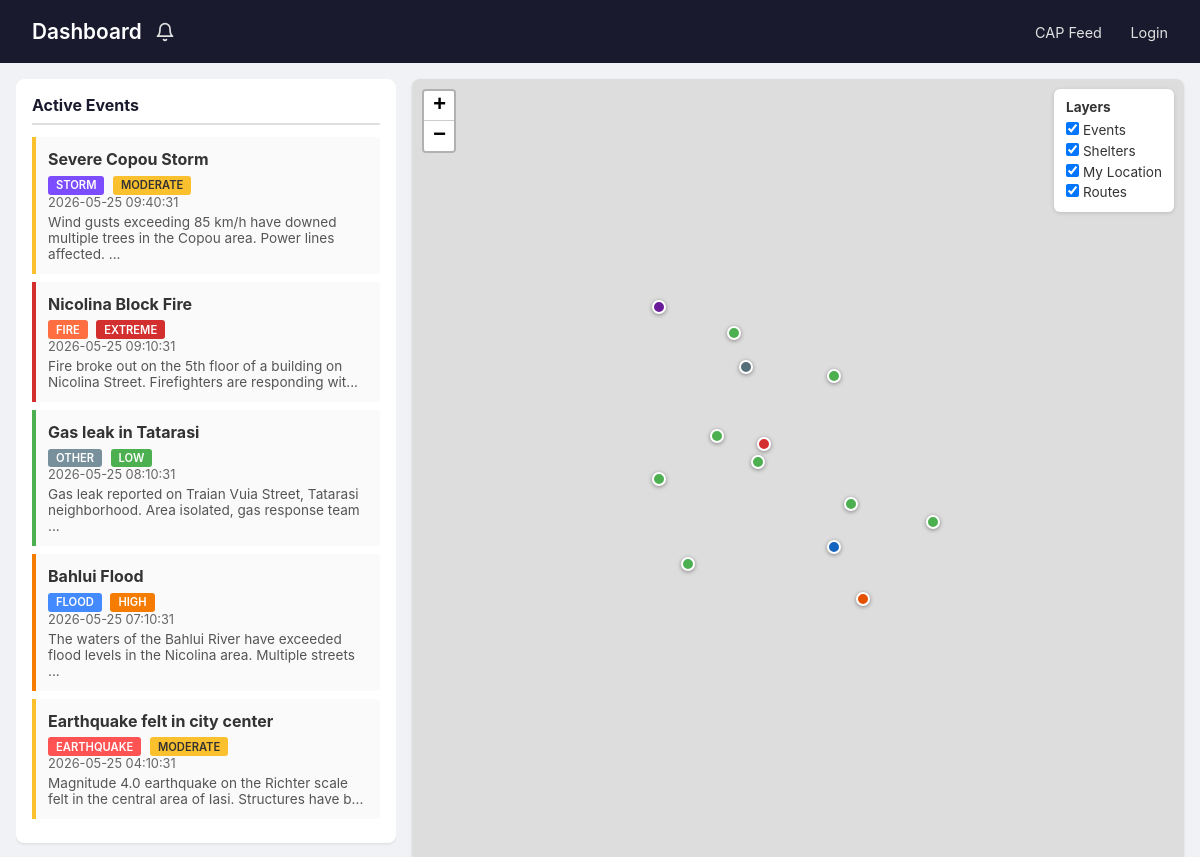
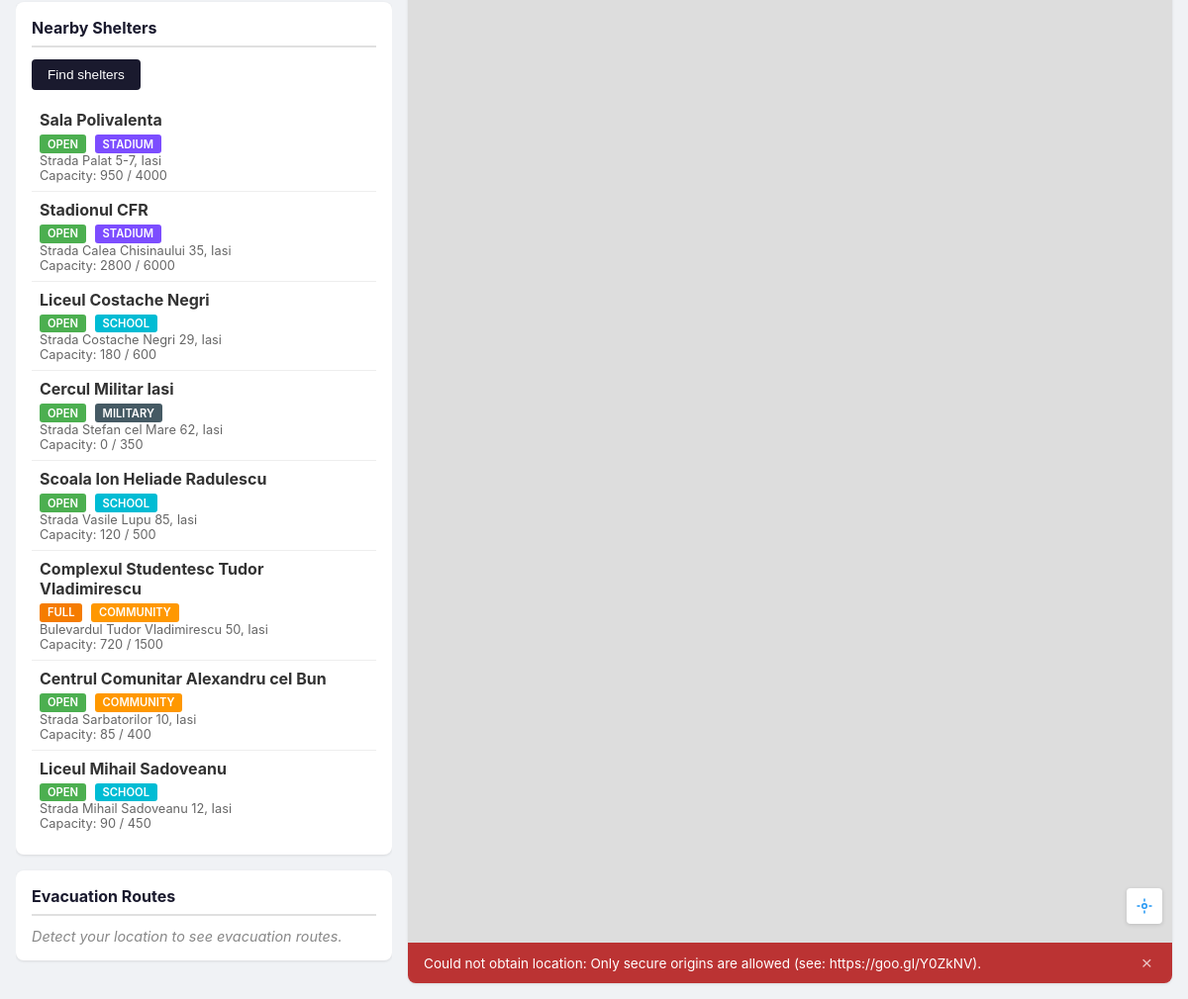
/dashboard, run on the app's committed database (2 pictures, top to bottom).
### tables this page shows
CREATE TABLE IF NOT EXISTS emergency_events (
    id              INT UNSIGNED NOT NULL AUTO_INCREMENT,
    event_type      ENUM('earthquake', 'flood', 'fire', 'storm', 'other') NOT NULL,
    title           VARCHAR(255) NOT NULL,
    description     TEXT,
    severity        ENUM('low', 'moderate', 'high', 'extreme') NOT NULL DEFAULT 'moderate',
    latitude        DECIMAL(10, 7),
    longitude       DECIMAL(10, 7),
    status          ENUM('active', 'resolved') NOT NULL DEFAULT 'active',
    started_at      TIMESTAMP NOT NULL DEFAULT CURRENT_TIMESTAMP,
    resolved_at     TIMESTAMP NULL DEFAULT NULL,
    created_at      TIMESTAMP NOT NULL DEFAULT CURRENT_TIMESTAMP,
    updated_at      TIMESTAMP NOT NULL DEFAULT CURRENT_TIMESTAMP ON UPDATE CURRENT_TIMESTAMP,
PRIMARY KEY (id));

CREATE TABLE IF NOT EXISTS shelters (
    id              INT UNSIGNED        NOT NULL AUTO_INCREMENT,
    name            VARCHAR(255)        NOT NULL,
    address         VARCHAR(500)        NOT NULL,
    latitude        DECIMAL(10, 7)      NOT NULL,
    longitude       DECIMAL(10, 7)      NOT NULL,
    geom_point      POINT               NOT NULL,
    capacity        INT UNSIGNED        NOT NULL DEFAULT 0,
    current_occupancy INT UNSIGNED      NOT NULL DEFAULT 0,
    shelter_type    ENUM('stadium', 'school', 'military', 'community', 'other') NOT NULL DEFAULT 'community',
    status          ENUM('open', 'full', 'closed') NOT NULL DEFAULT 'open',
    contact_phone   VARCHAR(30)         DEFAULT NULL,
    notes           TEXT                DEFAULT NULL,
    created_at      TIMESTAMP           NOT NULL DEFAULT CURRENT_TIMESTAMP,
    updated_at      TIMESTAMP           NOT NULL DEFAULT CURRENT_TIMESTAMP ON UPDATE CURRENT_TIMESTAMP,
    PRIMARY KEY (id),
    SPATIAL INDEX idx_shelters_geom (geom_point),
    INDEX idx_shelters_status (status)
);

### models/Event.php (called while the page is built, shortened)
<?php
class Event
{
    private $mysql;
    public function __construct($mysql)
    {
        $this->mysql = $mysql;
    }
    public function getActive()
    {
        if (
            !($stmt = $this->mysql->prepare(
                "SELECT id, event_type, title, description, severity, latitude, longitude, status, started_at
             FROM emergency_events
             WHERE status = 'active'
             ORDER BY started_at DESC"
            ))
        ) {
            return [false, 'Error preparing query: ' . $this->mysql->error];
        }
        if (!$stmt->execute()) {
            return [false, 'Error executing query: ' . $this->mysql->error];
        }
        if (!($result = $stmt->get_result())) {
            return [false, 'Error retrieving result: ' . $this->mysql->error];
        }
        $events = [];
        while ($row = $result->fetch_assoc()) {
            $events[] = $row;
        }
        return [true, $events];
    }
}

### models/Shelter.php (called while the page is built, shortened)
<?php
class Shelter
{
    private $mysql;
    public function __construct($mysql)
    {
        $this->mysql = $mysql;
    }
    public function getAll()
    {
        if (
            !($stmt = $this->mysql->prepare(
                "SELECT id, name, address, latitude, longitude, capacity, current_occupancy, shelter_type, status, contact_phone, notes
             FROM shelters WHERE status != 'closed'"
            ))
        ) {
            return [false, 'Error preparing query: ' . $this->mysql->error];
        }
        if (!$stmt->execute()) {
            return [false, 'Error executing query: ' . $this->mysql->error];
        }
        if (!($result = $stmt->get_result())) {
            return [false, 'Error retrieving result: ' . $this->mysql->error];
        }
        $shelters = [];
        while ($row = $result->fetch_assoc()) {
            $shelters[] = $row;
        }
        return [true, $shelters];
    }
}

### views/PublicDashboard.php (the view, shortened to what this page needs)
<!DOCTYPE html>
<html lang="en">
<head>
    <link rel="stylesheet" href="https://unpkg.com/leaflet@1.9.4/dist/leaflet.css" />
    <link rel="stylesheet" href="dashboard.css">
</head>
<body>
    <header class="dashboard-header">
        <div class="header-top">
            <div class="header-brand">
                <h1>Dashboard</h1>
                <div class="notification-wrapper">
                    <button id="notificationBell" class="notification-bell" aria-label="Notifications">
                        <svg width="20" height="20" viewBox="0 0 24 24" fill="none" stroke="currentColor" stroke-width="2" stroke-linecap="round" stroke-linejoin="round">
                            <path d="M18 8A6 6 0 0 0 6 8c0 7-3 9-3 9h18s-3-2-3-9"/>
                            <path d="M13.73 21a2 2 0 0 1-3.46 0"/>
                        </svg>
                    </button>
                </div>
            </div>
        </div>
        <nav id="headerNav">
            <a href="cap-feed" target="_blank">CAP Feed</a>
            <?php if ($isLoggedIn): ?>
                <a class="logged-in" href="login">Logged in as <?php echo htmlspecialchars($username); ?></a>
            <?php else: ?>
                <a href="login">Login</a>
            <?php endif; ?>
        </nav>
    </header>
    <main class="dashboard-main">
        <div class="dashboard-content">
            <div class="sidebar">
                <section class="panel">
                    <h2>Active Events</h2>
                    <?php if (empty($events)): ?>
                        <p class="empty-state">No active emergencies.</p>
                    <?php else: ?>
                        <ul class="event-list">
                            <?php foreach ($events as $event): ?>
                                <li class="event-item severity-<?php echo htmlspecialchars($event['severity']); ?>"
                                    data-lat="<?php echo htmlspecialchars($event['latitude']); ?>"
                                    data-lng="<?php echo htmlspecialchars($event['longitude']); ?>">
                                    <strong><?php echo htmlspecialchars($event['title']); ?></strong>
                                    <span class="badge badge-<?php echo htmlspecialchars($event['event_type']); ?>">
                                        <?php echo htmlspecialchars($event['event_type']); ?>
                                    </span>
                                    <span class="badge badge-severity-<?php echo htmlspecialchars($event['severity']); ?>">
                                        <?php echo htmlspecialchars($event['severity']); ?>
                                    </span>
                                    <small><?php echo htmlspecialchars($event['started_at']); ?></small>
                                    <p><?php echo htmlspecialchars(mb_strimwidth($event['description'] ?? '', 0, 100, '...')); ?>
                                    </p>
                                </li>
                            <?php endforeach; ?>
                        </ul>
                    <?php endif; ?>
                </section>
                <section class="panel">
                    <h2>Nearby Shelters</h2>
                    <div class="location-controls">
                        <button id="locateBtn" class="btn">Find shelters</button>
                    </div>
                    <div id="shelterList" class="shelter-list">
                        <?php foreach ($shelters as $shelter): ?>
                            <div class="shelter-item" data-lat="<?php echo htmlspecialchars($shelter['latitude']); ?>"
                                data-lng="<?php echo htmlspecialchars($shelter['longitude']); ?>"
                                data-id="<?php echo htmlspecialchars($shelter['id']); ?>">
                                <strong><?php echo htmlspecialchars($shelter['name']); ?></strong>
                                <span class="badge badge-status-<?php echo htmlspecialchars($shelter['status']); ?>">
                                    <?php echo htmlspecialchars($shelter['status']); ?>
                                </span>
                                <span class="badge badge-type-<?php echo htmlspecialchars($shelter['shelter_type']); ?>">
                                    <?php echo htmlspecialchars($shelter['shelter_type']); ?>
                                </span>
                                <small><?php echo htmlspecialchars($shelter['address']); ?></small>
                                <small>Capacity:
                                    <?php echo htmlspecialchars($shelter['current_occupancy'] . ' / ' . $shelter['capacity']); ?></small>
                            </div>
                        <?php endforeach; ?>
                    </div>
                </section>
                <section class="panel">
                    <h2>Evacuation Routes</h2>
                    <div id="routeList" class="route-list">
                        <p class="empty-state">Detect your location to see evacuation routes.</p>
                    </div>
                </section>
            </div>
            <div class="map-container">
                <div id="map"></div>
                <div id="layerControls" class="layer-controls">
                    <strong>Layers</strong>
                    <label><input type="checkbox" id="toggleEvents" checked> Events</label>
                    <label><input type="checkbox" id="toggleShelters" checked> Shelters</label>
                    <label><input type="checkbox" id="toggleUser" checked> My Location</label>
                    <label><input type="checkbox" id="toggleRoutes" checked> Routes</label>
                </div>
                <button id="centerOnMe" class="map-btn center-on-me-btn" title="Center on my location">
                    <svg width="18" height="18" viewBox="0 0 24 24" fill="none" stroke="currentColor" stroke-width="2">
                        <circle cx="12" cy="12" r="3" />
                        <path d="M12 2v4M12 18v4M2 12h4M18 12h4" />
                    </svg>
                </button>
                <div id="locationBanner" class="location-banner location-banner--hidden">
                    <span id="locationBannerText">Obtaining location...</span>
                    <button class="location-banner-close"
                        onclick="document.querySelector('#locationBanner').classList.add('location-banner--hidden')">&times;</button>
                </div>
            </div>
        </div>
    </main>
</body>
</html>

### data on the page
emergency_events: title "Severe Copou Storm", event_type "STORM", severity "MODERATE", started_at "2026-05-25 09:40:31", description "Wind gusts exceeding 85 km/h have downed multiple trees in the Copou area. Power lines affected. ..."
emergency_events: title "Nicolina Block Fire", event_type "FIRE", severity "EXTREME", started_at "2026-05-25 09:10:31", description "Fire broke out on the 5th floor of a building on Nicolina Street. Firefighters are responding wit..."
emergency_events: title "Gas leak in Tatarasi", event_type "OTHER", severity "LOW", started_at "2026-05-25 08:10:31", description "Gas leak reported on Traian Vuia Street, Tatarasi neighborhood. Area isolated, gas response team ..."
emergency_events: title "Bahlui Flood", event_type "FLOOD", severity "HIGH", started_at "2026-05-25 07:10:31", description "The waters of the Bahlui River have exceeded flood levels in the Nicolina area. Multiple streets ..."
emergency_events: title "Earthquake felt in city center", event_type "EARTHQUAKE", severity "MODERATE", started_at "2026-05-25 04:10:31", description "Magnitude 4.0 earthquake on the Richter scale felt in the central area of Iasi. Structures have b..."
shelters: name "Sala Polivalenta", status "OPEN", shelter_type "STADIUM", address "Strada Palat 5-7, Iasi", current_occupancy+capacity "950 / 4000"
shelters: name "Stadionul CFR", status "OPEN", shelter_type "STADIUM", address "Strada Calea Chisinaului 35, Iasi", current_occupancy+capacity "2800 / 6000"
shelters: name "Liceul Costache Negri", status "OPEN", shelter_type "SCHOOL", address "Strada Costache Negri 29, Iasi", current_occupancy+capacity "180 / 600"
shelters: name "Cercul Militar Iasi", status "OPEN", shelter_type "MILITARY", address "Strada Stefan cel Mare 62, Iasi", current_occupancy+capacity "0 / 350"
shelters: name "Scoala Ion Heliade Radulescu", status "OPEN", shelter_type "SCHOOL", address "Strada Vasile Lupu 85, Iasi", current_occupancy+capacity "120 / 500"
shelters: name "Complexul Studentesc Tudor Vladimirescu", status "FULL", shelter_type "COMMUNITY", address "Bulevardul Tudor Vladimirescu 50, Iasi", current_occupancy+capacity "720 / 1500"
shelters: name "Centrul Comunitar Alexandru cel Bun", status "OPEN", shelter_type "COMMUNITY", address "Strada Sarbatorilor 10, Iasi", current_occupancy+capacity "85 / 400"
shelters: name "Liceul Mihail Sadoveanu", status "OPEN", shelter_type "SCHOOL", address "Strada Mihail Sadoveanu 12, Iasi", current_occupancy+capacity "90 / 450"
